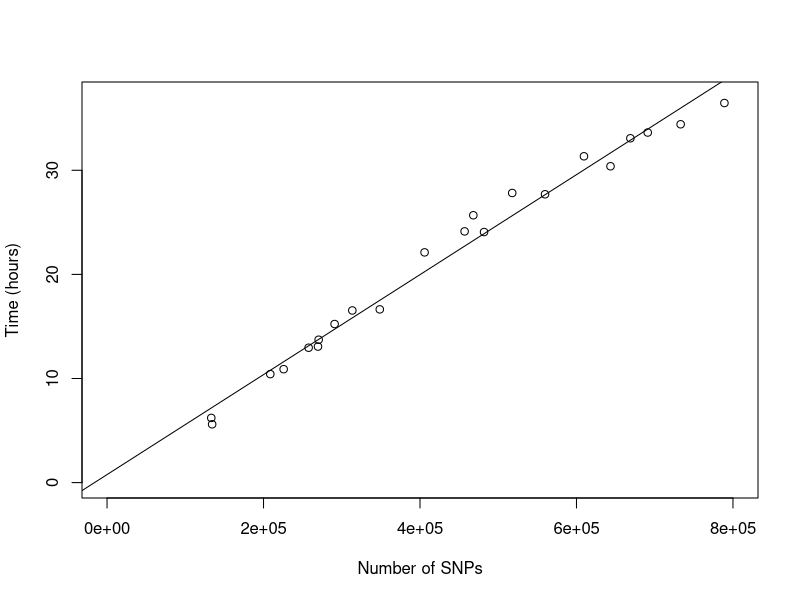

This figure's R source:
## ---- chunk 1
suppressPackageStartupMessages(suppressWarnings(library(knitr)))
opts_chunk$set(warning=FALSE, message=FALSE, echo=FALSE, cache=FALSE)
## ---- chunk 2
suppressPackageStartupMessages(library(dplyr))
suppressPackageStartupMessages(library(lubridate))

# Read in times and lengths
a <- read.table("times.txt", sep=",", stringsAsFactors=FALSE)
a$time <- ymd_hms(as.POSIXct(strptime(a$V3, "%a %b %e %T %Y")))

b <- group_by(a, V1) %>% dplyr::summarise(hrs = (time[1] %--% time[2]) / dhours(1)) %>% as.data.frame()
b$nsnp <- scan("lengths.txt", numeric())
names(b)[1] <- "chr"

## ---- chunk 3
kable(b)
## ---- chunk 4
plot(hrs ~ nsnp, b, ylim=c(0,37), xlim=c(0,8e5), xlab="Number of SNPs", ylab="Time (hours)")
abline(lm(hrs ~ nsnp, b))
